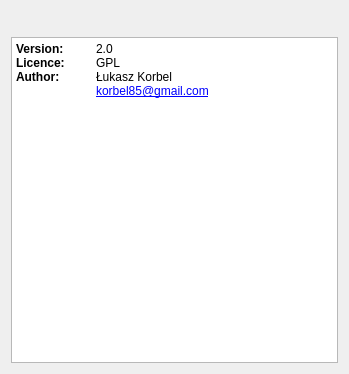
<?xml version="1.0" encoding="UTF-8"?>
<ui version="4.0">
 <class>aboutDialog</class>
 <widget class="QDialog" name="aboutDialog">
  <property name="geometry">
   <rect>
    <x>0</x>
    <y>0</y>
    <width>349</width>
    <height>374</height>
   </rect>
  </property>
  <property name="windowTitle">
   <string>About</string>
  </property>
  <property name="windowIcon">
   <iconset resource="../faceFinder.qrc">
    <normaloff>:/images/ff.png</normaloff>:/images/ff.png</iconset>
  </property>
  <property name="locale">
   <locale language="English" country="UnitedStates"/>
  </property>
  <layout class="QVBoxLayout" name="verticalLayout">
   <item>
    <widget class="QLabel" name="label">
     <property name="font">
      <font>
       <pointsize>13</pointsize>
       <weight>75</weight>
       <bold>true</bold>
      </font>
     </property>
     <property name="text">
      <string/>
     </property>
     <property name="pixmap">
      <pixmap resource="../faceFinder.qrc">:/images/splash.png</pixmap>
     </property>
     <property name="alignment">
      <set>Qt::AlignCenter</set>
     </property>
    </widget>
   </item>
   <item>
    <widget class="QTextBrowser" name="textBrowser">
     <property name="contextMenuPolicy">
      <enum>Qt::NoContextMenu</enum>
     </property>
     <property name="html">
      <string>&lt;!DOCTYPE HTML PUBLIC &quot;-//W3C//DTD HTML 4.0//EN&quot; &quot;http://www.w3.org/TR/REC-html40/strict.dtd&quot;&gt;
&lt;html&gt;&lt;head&gt;&lt;meta name=&quot;qrichtext&quot; content=&quot;1&quot; /&gt;&lt;style type=&quot;text/css&quot;&gt;
p, li { white-space: pre-wrap; }
&lt;/style&gt;&lt;/head&gt;&lt;body style=&quot; font-family:'DejaVu Sans'; font-size:8pt; font-weight:400; font-style:normal;&quot;&gt;
&lt;p style=&quot; margin-top:0px; margin-bottom:0px; margin-left:0px; margin-right:0px; -qt-block-indent:0; text-indent:0px;&quot;&gt;&lt;span style=&quot; font-size:9pt; font-weight:600;&quot;&gt;Version:	&lt;/span&gt;&lt;span style=&quot; font-size:9pt;&quot;&gt;2.0&lt;/span&gt;&lt;/p&gt;
&lt;p style=&quot; margin-top:0px; margin-bottom:0px; margin-left:0px; margin-right:0px; -qt-block-indent:0; text-indent:0px;&quot;&gt;&lt;span style=&quot; font-size:9pt; font-weight:600;&quot;&gt;Licence:&lt;/span&gt;&lt;span style=&quot; font-size:9pt;&quot;&gt;	GPL&lt;/span&gt;&lt;/p&gt;
&lt;p style=&quot; margin-top:0px; margin-bottom:0px; margin-left:0px; margin-right:0px; -qt-block-indent:0; text-indent:0px;&quot;&gt;&lt;span style=&quot; font-size:9pt; font-weight:600;&quot;&gt;Author:&lt;/span&gt;&lt;span style=&quot; font-size:9pt;&quot;&gt;	Łukasz Korbel&lt;/span&gt;&lt;/p&gt;
&lt;p style=&quot; margin-top:0px; margin-bottom:0px; margin-left:0px; margin-right:0px; -qt-block-indent:0; text-indent:0px;&quot;&gt;&lt;span style=&quot; font-size:9pt;&quot;&gt;	&lt;/span&gt;&lt;a href=&quot;mailto:korbel85@gmail.com&quot;&gt;&lt;span style=&quot; font-size:9pt; text-decoration: underline; color:#0000ff;&quot;&gt;korbel85@gmail.com&lt;/span&gt;&lt;/a&gt;&lt;/p&gt;&lt;/body&gt;&lt;/html&gt;</string>
     </property>
     <property name="openExternalLinks">
      <bool>true</bool>
     </property>
    </widget>
   </item>
  </layout>
 </widget>
 <resources>
  <include location="../faceFinder.qrc"/>
 </resources>
 <connections/>
</ui>
